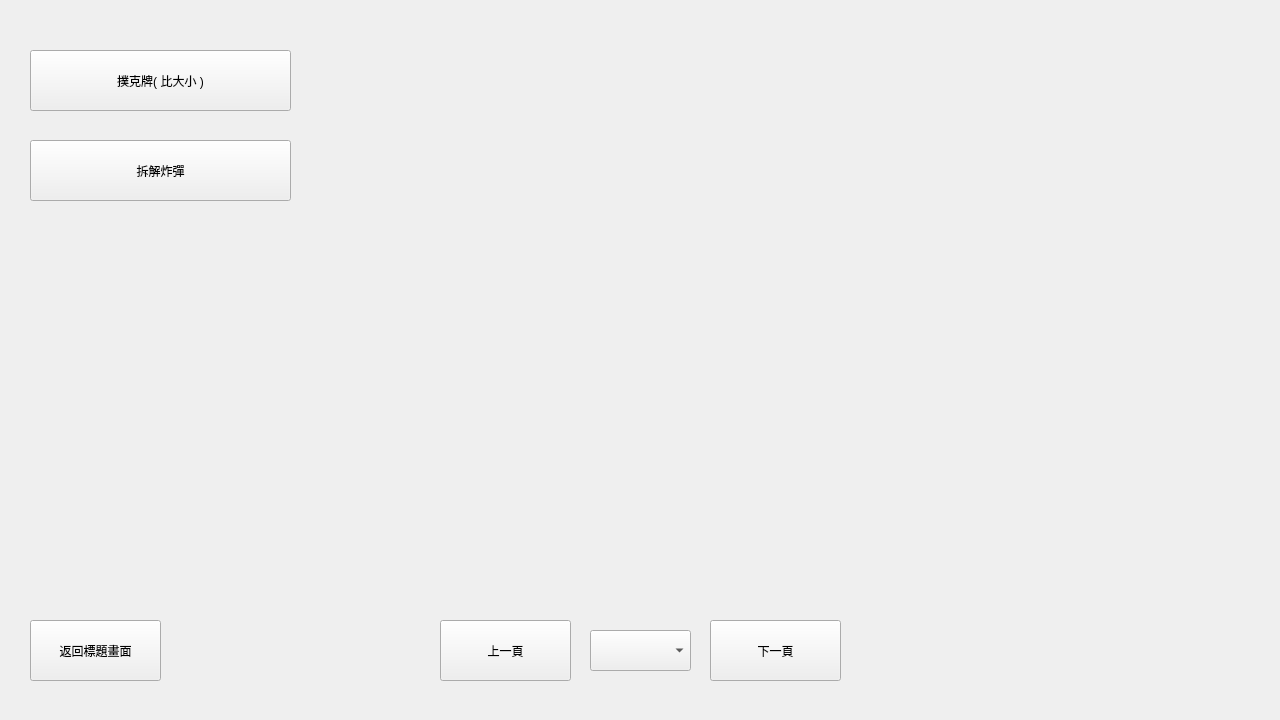
<?xml version="1.0" encoding="UTF-8"?>
<ui version="4.0">
 <class>MainWindow</class>
 <widget class="QMainWindow" name="MainWindow">
  <property name="geometry">
   <rect>
    <x>0</x>
    <y>0</y>
    <width>1280</width>
    <height>720</height>
   </rect>
  </property>
  <property name="windowTitle">
   <string>MainWindow</string>
  </property>
  <property name="windowFilePath">
   <string extracomment="棋牌廳"/>
  </property>
  <widget class="QWidget" name="centralwidget">
   <widget class="QStackedWidget" name="main">
    <property name="geometry">
     <rect>
      <x>0</x>
      <y>0</y>
      <width>1281</width>
      <height>721</height>
     </rect>
    </property>
    <property name="currentIndex">
     <number>1</number>
    </property>
    <widget class="QWidget" name="open">
     <widget class="QPushButton" name="stop">
      <property name="geometry">
       <rect>
        <x>30</x>
        <y>620</y>
        <width>131</width>
        <height>61</height>
       </rect>
      </property>
      <property name="text">
       <string>結束遊戲</string>
      </property>
     </widget>
     <widget class="QPushButton" name="play">
      <property name="geometry">
       <rect>
        <x>580</x>
        <y>620</y>
        <width>131</width>
        <height>61</height>
       </rect>
      </property>
      <property name="text">
       <string>開始遊戲</string>
      </property>
     </widget>
    </widget>
    <widget class="QWidget" name="menu">
     <widget class="QStackedWidget" name="menus">
      <property name="geometry">
       <rect>
        <x>10</x>
        <y>10</y>
        <width>1261</width>
        <height>701</height>
       </rect>
      </property>
      <property name="currentIndex">
       <number>0</number>
      </property>
      <widget class="QWidget" name="page_0">
       <widget class="QPushButton" name="pokerThanSize">
        <property name="geometry">
         <rect>
          <x>20</x>
          <y>40</y>
          <width>261</width>
          <height>61</height>
         </rect>
        </property>
        <property name="text">
         <string>撲克牌( 比大小 )</string>
        </property>
       </widget>
       <widget class="QPushButton" name="Booom">
        <property name="geometry">
         <rect>
          <x>20</x>
          <y>130</y>
          <width>261</width>
          <height>61</height>
         </rect>
        </property>
        <property name="text">
         <string>拆解炸彈</string>
        </property>
       </widget>
      </widget>
      <widget class="QWidget" name="page_1"/>
     </widget>
     <widget class="QPushButton" name="DOWN">
      <property name="geometry">
       <rect>
        <x>440</x>
        <y>620</y>
        <width>131</width>
        <height>61</height>
       </rect>
      </property>
      <property name="text">
       <string>上一頁</string>
      </property>
     </widget>
     <widget class="QPushButton" name="UP">
      <property name="geometry">
       <rect>
        <x>710</x>
        <y>620</y>
        <width>131</width>
        <height>61</height>
       </rect>
      </property>
      <property name="text">
       <string>下一頁</string>
      </property>
     </widget>
     <widget class="QPushButton" name="back">
      <property name="geometry">
       <rect>
        <x>30</x>
        <y>620</y>
        <width>131</width>
        <height>61</height>
       </rect>
      </property>
      <property name="text">
       <string>返回標題畫面</string>
      </property>
     </widget>
     <widget class="QComboBox" name="pageComboBox">
      <property name="geometry">
       <rect>
        <x>590</x>
        <y>630</y>
        <width>101</width>
        <height>41</height>
       </rect>
      </property>
     </widget>
    </widget>
   </widget>
  </widget>
 </widget>
 <resources/>
 <connections/>
</ui>
